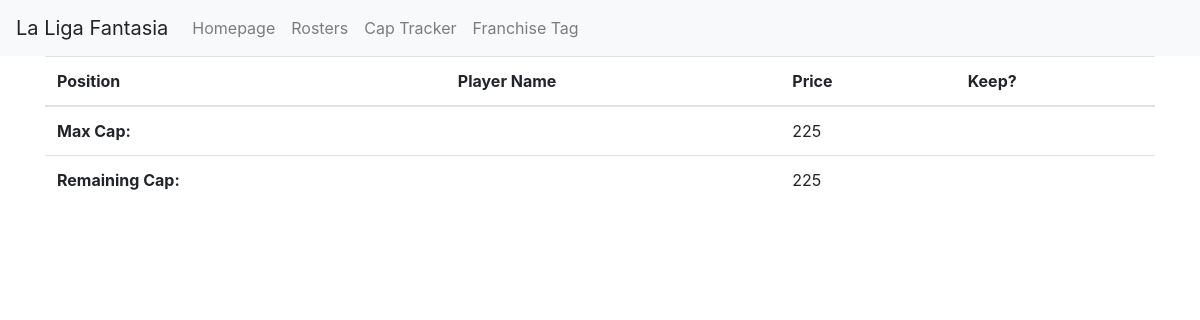
/liga/rosters, run on an earlier commit of the app's database.
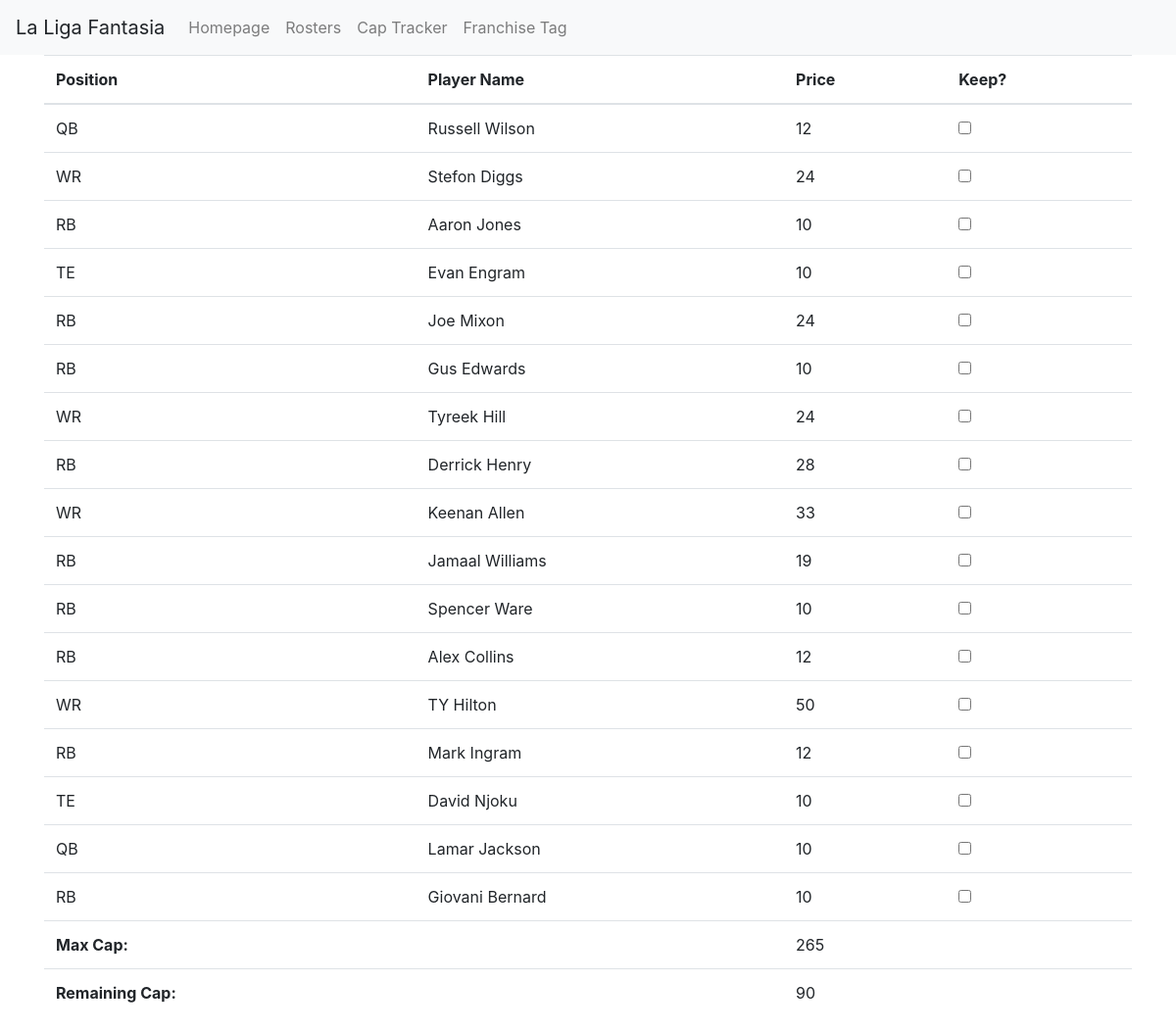
And on a later commit of the database.
### liga/models.py (models this page shows, shortened)
class Roster(models.Model):
    owner = models.ForeignKey(Owner, on_delete=models.CASCADE)
    athlete = models.ForeignKey(Player, on_delete=models.CASCADE)

class Player(models.Model):
    name = models.CharField(max_length=30)
    price = models.IntegerField()
    position = models.CharField(max_length=3)
    kept = models.BooleanField()

### liga/views.py (the view)
# urls.py: path('rosters', views.rosters, name='rosters'),
def rosters(request):
    roster_items = Roster.objects.all()
    kevin = Roster.objects.filter(owner__name='Kevin')
    kevin_mcap = Owner.objects.values('cap')[0]['cap']
    kevin_rcap = remaining('Kevin', kevin_mcap)
    template = loader.get_template('liga/rosters.html')
    context = {
        'roster_items': roster_items,
        'kevin': kevin,
        'kevin_mcap': kevin_mcap,
        'kevin_rcap': kevin_rcap,
    }
    return HttpResponse(template.render(context, request))

### liga/views.py (called while the page is built)
def remaining(name, max):
    temp = Roster.objects.filter(owner__name=name).filter(athlete__kept=True)
    sum = 0
    for item in temp:
        sum = sum + item.athlete.price
    return max - sum

### liga/templates/liga/rosters.html (shortened to what this page needs)
<!DOCTYPE html>
<html lang="en">
<head>
</head>
<body>
{% include "liga/navbar.html" %}
<div class="container">
    <table class="table .table-sm">
        <thead>
            <tr>
                <th scope="col">Position</th>
                <th scope="col">Player Name</th>
                <th scope="col">Price</th>
                <th scope="col">Keep?</th>
            </tr>
        </thead>
        <tbody>
      {% for item in kevin %}
            <tr>
              <td>{{item.athlete.position}}</td>
              <td>{{item.athlete.name}}</td>
              <td>{{item.athlete.price}}</td>
              <td> <input type="checkbox" aria-label="Checkbox for following text input"></td>
            </tr>
      {% endfor %}
            <tr>
                <td><b>Max Cap: </b> </td>
                <td></td>
                <td>{{kevin_mcap}} </td>
                <td></td>
            </tr>
            <tr>
                <td><b>Remaining Cap: </b> </td>
                <td></td>
                <td>{{kevin_rcap }} </td>
                <td></td>
            </tr>
      </tbody>
    </table>
</div>
</body>
</html>

### liga/templates/liga/navbar.html (shortened to what this page needs)
<link rel="stylesheet" href="https://stackpath.bootstrapcdn.com/bootstrap/4.3.1/css/bootstrap.min.css">
<nav class="navbar navbar-expand-lg navbar-light bg-light">
  <a class="navbar-brand">La Liga Fantasia</a>
  <div class="collapse navbar-collapse" id="navbarSupportedContent">
    <ul class="navbar-nav mr-auto">
      <li class="nav-item">
        <a class="nav-link" href="/liga/">Homepage</a>
      </li>
      <li class="nav-item">
        <a class="nav-link" href="/liga/rosters">Rosters</a>
      </li>
        <li class="nav-item">
        <a class="nav-link" href="/captracker">Cap Tracker</a>
      </li>
      <li class="nav-item">
        <a class="nav-link" href="/franchise">Franchise Tag</a>
      </li>
    </ul>
  </div>
</nav>

What changed in the data, as far as the page shows it:
added Roster: athlete.position "QB", athlete.name "Russell Wilson", athlete.price "12"
added Roster: athlete.position "WR", athlete.name "Stefon Diggs", athlete.price "24"
added Roster: athlete.position "RB", athlete.name "Aaron Jones", athlete.price "10"
added Roster: athlete.position "TE", athlete.name "Evan Engram", athlete.price "10"
added Roster: athlete.position "RB", athlete.name "Joe Mixon", athlete.price "24"
added Roster: athlete.position "RB", athlete.name "Gus Edwards", athlete.price "10"
added Roster: athlete.position "WR", athlete.name "Tyreek Hill", athlete.price "24"
added Roster: athlete.position "RB", athlete.name "Derrick Henry", athlete.price "28"
added Roster: athlete.position "WR", athlete.name "Keenan Allen", athlete.price "33"
added Roster: athlete.position "RB", athlete.name "Jamaal Williams", athlete.price "19"
added Roster: athlete.position "RB", athlete.name "Spencer Ware", athlete.price "10"
added Roster: athlete.position "RB", athlete.name "Alex Collins", athlete.price "12"
added Roster: athlete.position "WR", athlete.name "TY Hilton", athlete.price "50"
added Roster: athlete.position "RB", athlete.name "Mark Ingram", athlete.price "12"
added Roster: athlete.position "TE", athlete.name "David Njoku", athlete.price "10"
added Roster: athlete.position "QB", athlete.name "Lamar Jackson", athlete.price "10"
added Roster: athlete.position "RB", athlete.name "Giovani Bernard", athlete.price "10"
Also different on the page:
{{ kevin_mcap }}: "225" → "265"
{{ kevin_rcap }}: "225" → "90"
